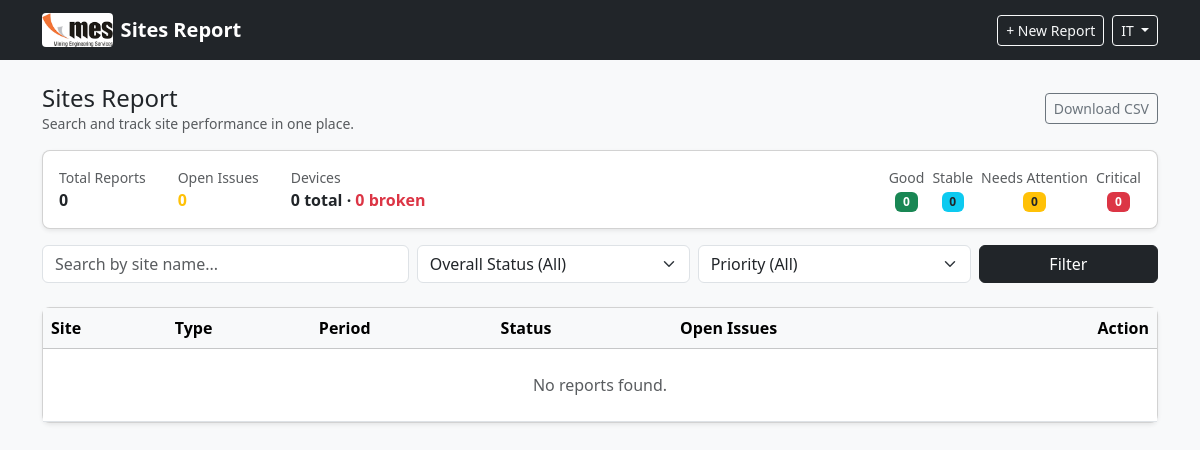
Page / (signed in) on the earlier database version.
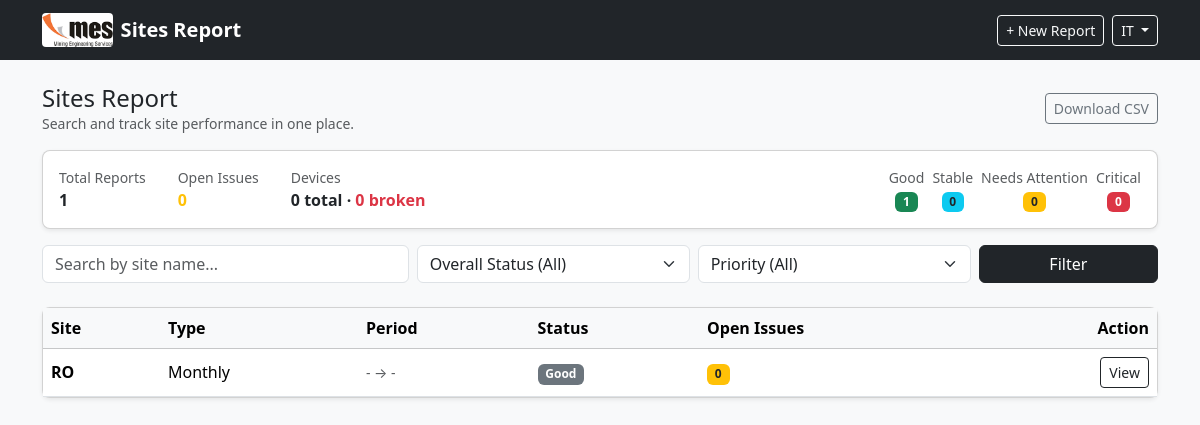
Same page on the later database version.
### tables this page shows
CREATE TABLE reports (
        id INTEGER PRIMARY KEY AUTOINCREMENT,
        site_name TEXT NOT NULL,
        location TEXT,
        report_type TEXT NOT NULL,
        period_start TEXT,
        period_end TEXT,
        prepared_by TEXT,
        department TEXT,
        date_submitted TEXT,
        prepared_by_title TEXT,
        office_manager TEXT,
        director_it TEXT,

        executive_summary TEXT,
        overall_status TEXT,

        network_status TEXT,
        power_status TEXT,
        hardware_status TEXT,
        biomedical_status TEXT,
        cameras_live INTEGER DEFAULT 0,
        cameras_down INTEGER DEFAULT 0,
        biometrics_live INTEGER DEFAULT 0,
        biometrics_down INTEGER DEFAULT 0,
        software_status TEXT,
        security_status TEXT,

        recommendations TEXT,
        risks_constraints TEXT,
        conclusion TEXT,

        created_at TEXT NOT NULL
    , site_manager_hr TEXT);

### app.py (the view, shortened to what this page needs)
@app.route("/")
@login_required
def index():
    site = request.args.get("site", "").strip()
    status = request.args.get("status", "").strip()
    priority = request.args.get("priority", "").strip()
    conn = get_db()
    cur = conn.cursor()
    query = """
        SELECT r.*,
        (SELECT COUNT(*) FROM issues i WHERE i.report_id = r.id AND i.status != 'Resolved') AS open_issues
        FROM reports r
        WHERE 1=1
    """
    params = []
    if site:
        query += " AND r.site_name LIKE ?"
        params.append(f"%{site}%")
    if status:
        query += " AND r.overall_status = ?"
        params.append(status)
    query += " ORDER BY r.created_at DESC"
    reports = cur.execute(query, params).fetchall()
    conn.close()
    total_reports = len(reports)
    total_open_issues = sum([r["open_issues"] or 0 for r in reports])
    status_counts = {"Good": 0, "Stable": 0, "Needs Attention": 0, "Critical": 0}
    for r in reports:
        s = r["overall_status"] or ""
        if s in status_counts:
            status_counts[s] += 1
    device_total = 0
    device_broken = 0
    report_ids = [r["id"] for r in reports]
    if report_ids:
        conn = get_db()
        cur = conn.cursor()
        q = f"SELECT COUNT(*) AS c FROM devices WHERE report_id IN ({','.join('?'*len(report_ids))})"
        device_total = cur.execute(q, report_ids).fetchone()["c"]
        q2 = f"SELECT COUNT(*) AS c FROM devices WHERE report_id IN ({','.join('?'*len(report_ids))}) AND status = ?"
        device_broken = cur.execute(q2, report_ids + ["Broken"]).fetchone()["c"]
        conn.close()
    return render_template(
        "index.html",
        reports=reports,
        site=site,
        status=status,
        priority=priority,
        total_reports=total_reports,
        total_open_issues=total_open_issues,
        status_counts=status_counts,
        device_total=device_total,
        device_broken=device_broken,
    )

### app.py (called while the page is built)
def get_db():
    os.makedirs(app.instance_path, exist_ok=True)
    conn = sqlite3.connect(DB_PATH)
    conn.row_factory = sqlite3.Row
    return conn

@app.before_request
def startup():
    init_db()

def login_required(f):
    @wraps(f)
    def decorated_function(*args, **kwargs):
        if 'user_id' not in session:
            flash("Please log in first.", "warning")
            return redirect(url_for('login'))
        return f(*args, **kwargs)
    return decorated_function

### templates/index.html (shortened to what this page needs)
{% extends "base.html" %}
{% block content %}
<div class="d-flex justify-content-between align-items-center mb-3">
  <div>
    <h4 class="mb-0">Sites Report</h4>
    <div class="text-muted small">Search and track site performance in one place.</div>
  </div>
  <div class="d-flex gap-2">
    <a class="btn btn-sm btn-outline-secondary" href="{{ url_for('download_all_csv') }}">Download CSV</a>
  </div>
</div>
<div class="row mb-3">
  <div class="col-md-12">
    <div class="card shadow-sm">
      <div class="card-body d-flex flex-wrap gap-3 align-items-center">
        <div class="me-3">
          <div class="small text-muted">Total Reports</div>
          <div class="fw-bold">{{ total_reports or 0 }}</div>
        </div>
        <div class="me-3">
          <div class="small text-muted">Open Issues</div>
          <div class="fw-bold text-warning">{{ total_open_issues or 0 }}</div>
        </div>
        <div class="me-3">
          <div class="small text-muted">Devices</div>
          <div class="fw-bold">{{ device_total or 0 }} total · <span class="text-danger">{{ device_broken or 0 }} broken</span></div>
        </div>
        <div class="ms-auto d-flex gap-2">
          <div class="text-center">
            <div class="small text-muted">Good</div>
            <div class="badge bg-success">{{ status_counts['Good'] }}</div>
          </div>
          <div class="text-center">
            <div class="small text-muted">Stable</div>
            <div class="badge bg-info text-dark">{{ status_counts['Stable'] }}</div>
          </div>
          <div class="text-center">
            <div class="small text-muted">Needs Attention</div>
            <div class="badge bg-warning text-dark">{{ status_counts['Needs Attention'] }}</div>
          </div>
          <div class="text-center">
            <div class="small text-muted">Critical</div>
            <div class="badge bg-danger">{{ status_counts['Critical'] }}</div>
          </div>
        </div>
      </div>
    </div>
  </div>
</div>
<form class="row g-2 mb-4" method="GET">
  <div class="col-md-4">
    <input class="form-control" name="site" placeholder="Search by site name..." value="{{ site }}">
  </div>
  <div class="col-md-3">
    <select class="form-select" name="status">
      <option value="">Overall Status (All)</option>
    </select>
  </div>
  <div class="col-md-3">
    <select class="form-select" name="priority">
      <option value="">Priority (All)</option>
    </select>
  </div>
  <div class="col-md-2 d-grid">
    <button class="btn btn-dark">Filter</button>
  </div>
</form>
<div class="card shadow-sm">
  <div class="card-body p-0">
    <div class="table-responsive">
      <table class="table table-hover mb-0 align-middle">
        <thead class="table-light">
          <tr>
            <th>Site</th>
            <th>Type</th>
            <th>Period</th>
            <th>Status</th>
            <th>Open Issues</th>
            <th class="text-end">Action</th>
          </tr>
        </thead>
        <tbody>
          {% for r in reports %}
          <tr>
            <td class="fw-semibold">{{ r.site_name }}</td>
            <td>{{ r.report_type }}</td>
            <td class="small text-muted">
              {{ r.period_start or "-" }} → {{ r.period_end or "-" }}
            </td>
            <td>
              <span class="badge bg-secondary">{{ r.overall_status }}</span>
            </td>
            <td>
              <span class="badge bg-warning text-dark">{{ r.open_issues }}</span>
            </td>
            <td class="text-end">
              <a class="btn btn-sm btn-outline-dark" href="{{ url_for('report_detail', report_id=r.id) }}">
                View
              </a>
            </td>
          </tr>
          {% else %}
          <tr>
            <td colspan="6" class="text-center text-muted py-4">
              No reports found.
            </td>
          </tr>
          {% endfor %}
        </tbody>
      </table>
    </div>
  </div>
</div>
{% endblock %}

### templates/base.html (shortened to what this page needs)
<!DOCTYPE html>
<html lang="en">
<head>
  <link href="https://cdn.jsdelivr.net/npm/bootstrap@5.3.2/dist/css/bootstrap.min.css" rel="stylesheet">
  <link rel="stylesheet" href="{{ url_for('static', filename='style.css') }}">
</head>
<body>
<nav class="navbar navbar-expand-lg navbar-dark bg-dark">
  <div class="container">
    <a class="navbar-brand fw-bold d-flex align-items-center" href="{{ url_for('index') }}">
      <img src="{{ url_for('static', filename='logo.png') }}" height="34" alt="Logo" class="me-2" />
      <span>Sites Report</span>
    </a>
    <div class="collapse navbar-collapse" id="navbarNav">
      <div class="ms-auto d-flex gap-2 align-items-center">
        <a class="btn btn-outline-light btn-sm" href="{{ url_for('new_report') }}">
          + New Report
        </a>
        {% if session.get('username') %}
          <div class="dropdown">
            <button class="btn btn-outline-light btn-sm dropdown-toggle" type="button" id="dropdownUser" data-bs-toggle="dropdown" aria-expanded="false">
              {{ session['username'] }}
            </button>
          </div>
        {% endif %}
      </div>
    </div>
  </div>
</nav>
<div class="container my-4">
  {% block content %}{% endblock %}
</div>
</body>
</html>

### static/style.css (style rules this page uses)
body { background: #f8f9fa; }
.card { border-radius: 8px; }
.navbar-brand img { border-radius: 4px; }

Differences in the rows shown:
added reports: site_name "RO", report_type "Monthly", period_start "-", period_end "-", overall_status "Good", open_issues "0"
Other differences:
{{ total_reports or 0 }}: "0" → "1"
{{ status_counts['Good'] }}: "0" → "1"
text no longer shown: "No reports found."
